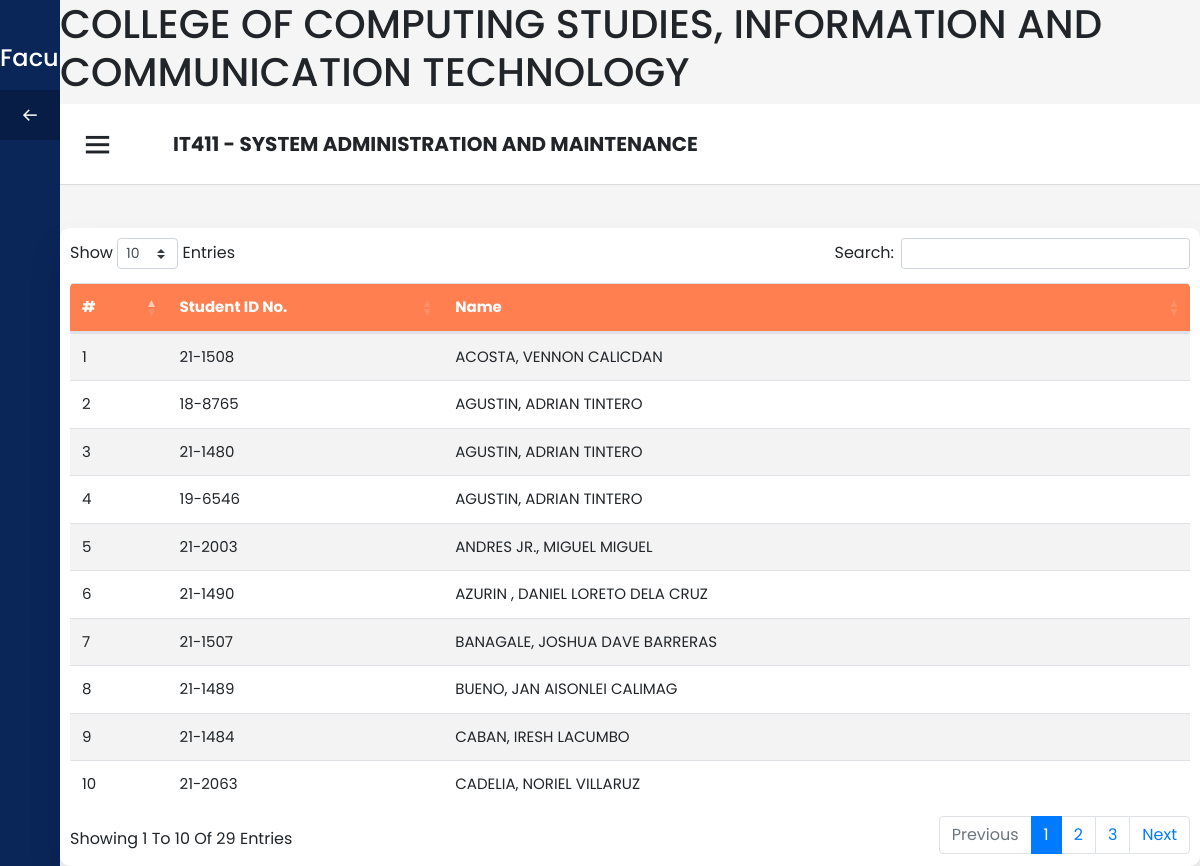
The app's page /faculty/viewstudents.php?id=9 with its own data.
### tables this page shows
CREATE TABLE `classes` (
  `class_id` int(11) NOT NULL AUTO_INCREMENT,
  `semester_id` int(11) DEFAULT NULL,
  `subject_id` int(11) DEFAULT NULL,
  `schedules` varchar(255) DEFAULT NULL,
  `instructor_id` int(11) DEFAULT NULL,
  `course_id` int(11) DEFAULT NULL,
  `yr_and_section` varchar(255) DEFAULT NULL,
  `is_deleted` tinyint(4) DEFAULT 0,
  `is_archived` tinyint(4) DEFAULT 0,
  PRIMARY KEY (`class_id`)
);

CREATE TABLE `tblsubject` (
  `id` int(11) NOT NULL AUTO_INCREMENT,
  `subject_code` varchar(50) NOT NULL,
  `subject_description` varchar(50) NOT NULL,
  `fk_semester_id` int(11) NOT NULL,
  `is_deleted` tinyint(1) NOT NULL DEFAULT 0,
  PRIMARY KEY (`id`),
  KEY `semesterID` (`fk_semester_id`),
  CONSTRAINT `semesterID` FOREIGN KEY (`fk_semester_id`) REFERENCES `tblsemester` (`id`)
);

CREATE TABLE `class_list` (
  `list_id` int(11) NOT NULL AUTO_INCREMENT,
  `class_id` int(11) DEFAULT NULL,
  `student_id` int(11) DEFAULT NULL,
  PRIMARY KEY (`list_id`)
);

CREATE TABLE `tblstudentinfo` (
  `id` int(11) NOT NULL AUTO_INCREMENT,
  `stud_id` varchar(20) NOT NULL,
  `fk_course_id` int(11) NOT NULL,
  `fk_section_id` int(11) NOT NULL,
  `fk_year_id` int(11) NOT NULL,
  `fname` varchar(50) NOT NULL,
  `mname` varchar(50) NOT NULL,
  `lname` varchar(50) NOT NULL,
  `sex` varchar(50) NOT NULL,
  `qrname` varchar(50) NOT NULL,
  `is_deleted` tinyint(1) NOT NULL DEFAULT 0,
  PRIMARY KEY (`id`),
  KEY `fk_course_id` (`fk_course_id`),
  KEY `fk_section_id` (`fk_section_id`),
  KEY `fk_year_id` (`fk_year_id`),
  CONSTRAINT `fk_courseId` FOREIGN KEY (`fk_course_id`) REFERENCES `tblcourse` (`id`) ON DELETE CASCADE ON UPDATE CASCADE,
  CONSTRAINT `fk_sectionId` FOREIGN KEY (`fk_section_id`) REFERENCES `tblsection` (`id`) ON DELETE CASCADE ON UPDATE CASCADE,
  CONSTRAINT `fk_yearId` FOREIGN KEY (`fk_year_id`) REFERENCES `tblyear` (`id`) ON DELETE CASCADE ON UPDATE CASCADE
);

### faculty/viewstudents.php (the view, shortened to what this page needs)
<?php
require("../config/config.php");
if(isset($_GET['id'])) {
    $class_id = $_GET['id'];
    $query     = $conn->prepare("SELECT *
                                FROM
                                    class_list
                                    INNER JOIN tblstudentinfo
                                        ON (class_list.student_id = tblstudentinfo.id)
                                    INNER JOIN classes
                                        ON (class_list.class_id = classes.class_id)
                                        WHERE tblstudentinfo.is_deleted = false AND classes.class_id = ?
                                        ORDER BY tblstudentinfo.lname ASC");
    $query->bind_param('i', $class_id);
    $query->execute();
    $result     = $query->get_result();
    $query2     = $conn->prepare("SELECT *
                                    FROM
                                        classes
                                        INNER JOIN tblsubject
                                            ON (classes.subject_id = tblsubject.id)
                                            WHERE classes.class_id = ?");
    $query2->bind_param('i', $class_id);
    $query2->execute();
    $result2 = $query2->get_result();
    $row2 = mysqli_fetch_array($result2);
} else {
    header('Location:subjects.php');
}
?>
<!DOCTYPE html>
<html lang="en">
<head>
  <link rel="stylesheet" href="../css/sidebar.css" />
  <link href="https://unpkg.com/boxicons@2.0.7/css/boxicons.min.css" rel="stylesheet" />
  <link rel="stylesheet" href="https://cdn.jsdelivr.net/npm/bootstrap@4.6.1/dist/css/bootstrap.min.css">
  <link href="https://cdn.datatables.net/1.10.18/css/dataTables.bootstrap4.min.css" rel="stylesheet">
</head>
<body>
  <div class="sidebar">
    <div class="logo-details">
      <span class="logo_name"> &nbsp;&nbsp;&nbsp;&nbsp;&nbsp; Faculty</span>
    </div>
    <ul class="nav-links">
      <li>
        <a href="../faculty/subjects.php" class="active">
          <i class="bx bx-arrow-back"></i>
          <span class="links_name">Back</span>
        </a>
      </li>
    </ul>
  </div>
  <section class="home-section">
    <div class="header">
      <h1>COLLEGE OF COMPUTING STUDIES, INFORMATION AND COMMUNICATION TECHNOLOGY</h1>
    </div>
    <nav>
      <div class="sidebar-button">
        <i class="bx bx-menu sidebarBtn"></i>
        <h5 class="pt-2 ml-5">
            <b><?=strtoupper($row2['subject_code'])?> - <?=strtoupper($row2['subject_description'])?></b>
        </h5>
      </div>
    </nav>
    <div class="home-content">
    <section class="attendance">
        <div class="attendance-list">
          <table class="table" id="dt">
            <thead>
              <tr>
                <th>#</th>
                <th>Student ID No.</th>
                <th>Name</th>
              </tr>
            </thead>
            <tbody>
              <?php
                if (mysqli_num_rows($result) > 0) {
                    foreach($result as $key => $row) {
                        echo "<tr>
                        <td>" . ($key + 1) . "</td>
                        <td>" . $row['stud_id'] . "</td>
                        <td style='text-transform:uppercase !important;'>" . $row['lname'] . ", " . $row['fname'] . " " . $row['mname'] . "</td>";
                    }
                } else {
                    echo "<tr> <td colspan = '3'> <center>NO RECORD FOUND</center></td> </tr>";
                }
                ?>
            </tbody>
          </table>
    </div>
</body>
</html>

### css/sidebar.css (style rules this page uses)
* { margin: 0; padding: 0; box-sizing: border-box; font-family: 'Poppins', sans-serif; }
.sidebar { position: fixed; height: 100%; width: 240px; background: #0A2558; transition: all 0.5s ease; }
.sidebar .logo-details { height: 80px; display: flex; align-items: center; }
.sidebar .logo-details .logo_name { color: #fff; font-size: 24px; font-weight: 500; }
.sidebar .nav-links { margin-top: 10px; }
.sidebar .nav-links li { position: relative; list-style: none; height: 50px; }
.sidebar .nav-links li a { height: 100%; width: 100%; display: flex; align-items: center; text-decoration: none; transition: all 0.4s ease; }
.sidebar .nav-links li a.active { background: #081D45; }
.sidebar .nav-links li i { min-width: 60px; text-align: center; font-size: 18px; color: #fff; }
.sidebar .nav-links li a .links_name { color: #fff; font-size: 15px; font-weight: 400; white-space: nowrap; }
.home-section { position: relative; background: #f5f5f5; min-height: 100vh; width: calc(100% - 240px); left: 240px; transition: all 0.5s ease; }
.home-section nav { display: flex; justify-content: space-between; height: 80px; background: #fff; display: flex; align-items: center; position: fixed; width: calc(100% - 240px); left: 240px; z-index: 100; padding: 0 20px; box-shadow: 0 1px 1px rgba(0, 0, 0, 0.1); transition: all 0.5s ease; }
.home-section nav .sidebar-button { display: flex; align-items: center; font-size: 24px; font-weight: 500; }
nav .sidebar-button i { font-size: 35px; margin-right: 10px; }
.home-section .home-content { position: relative; padding-top: 104px; }
.attendance { margin-top: 20px; text-transform: capitalize; }
.attendance-list { width: 100%; padding: 10px; margin-top: 10px; background: #fff; border-radius: 10px; box-shadow: 0 20px 35px rgba(0, 0, 0, 0.1); }
.table { border-collapse: collapse; margin: 25px 0; font-size: 15px; min-width: 100%; overflow: hidden; border-radius: 5px 5px 0 0; }
table thead tr { color: #fff; background: coral; text-align: left; font-weight: bold; }
.table th, .table td { padding: 12px 15px; }
.table tbody tr { border-bottom: 1px solid #ddd; }
.table tbody tr:nth-of-type(odd) { background: #f3f3f3; }
.table tbody tr:last-of-type { border-bottom: 2px solid coral; }
@media (max-width: 1240px) { .sidebar { width: 60px; } }
@media (max-width: 1240px) { .home-section { width: calc(100% - 60px); left: 60px; } }
@media (max-width: 1240px) { .home-section nav { width: calc(100% - 60px); left: 60px; } }

### records on screen
classes: subject.subject_code "IT411", subject.subject_description "SYSTEM ADMINISTRATION AND MAINTENANCE"
class_list: tblstudentinfo.stud_id "21-1508", tblstudentinfo.lname "ACOSTA", tblstudentinfo.fname "VENNON", tblstudentinfo.mname "CALICDAN"
class_list: tblstudentinfo.stud_id "18-8765", tblstudentinfo.lname "AGUSTIN", tblstudentinfo.fname "ADRIAN", tblstudentinfo.mname "TINTERO"
class_list: tblstudentinfo.stud_id "21-1480", tblstudentinfo.lname "AGUSTIN", tblstudentinfo.fname "ADRIAN", tblstudentinfo.mname "TINTERO"
class_list: tblstudentinfo.stud_id "19-6546", tblstudentinfo.lname "AGUSTIN", tblstudentinfo.fname "ADRIAN", tblstudentinfo.mname "TINTERO"
class_list: tblstudentinfo.stud_id "21-2003", tblstudentinfo.lname "ANDRES JR.", tblstudentinfo.fname "MIGUEL", tblstudentinfo.mname "MIGUEL"
class_list: tblstudentinfo.stud_id "21-1490", tblstudentinfo.lname "AZURIN", tblstudentinfo.fname "DANIEL LORETO", tblstudentinfo.mname "DELA CRUZ"
class_list: tblstudentinfo.stud_id "21-1507", tblstudentinfo.lname "BANAGALE", tblstudentinfo.fname "JOSHUA DAVE", tblstudentinfo.mname "BARRERAS"
class_list: tblstudentinfo.stud_id "21-1489", tblstudentinfo.lname "BUENO", tblstudentinfo.fname "JAN AISONLEI", tblstudentinfo.mname "CALIMAG"
class_list: tblstudentinfo.stud_id "21-1484", tblstudentinfo.lname "CABAN", tblstudentinfo.fname "IRESH", tblstudentinfo.mname "LACUMBO"
class_list: tblstudentinfo.stud_id "21-2063", tblstudentinfo.lname "CADELIA", tblstudentinfo.fname "NORIEL", tblstudentinfo.mname "VILLARUZ"
